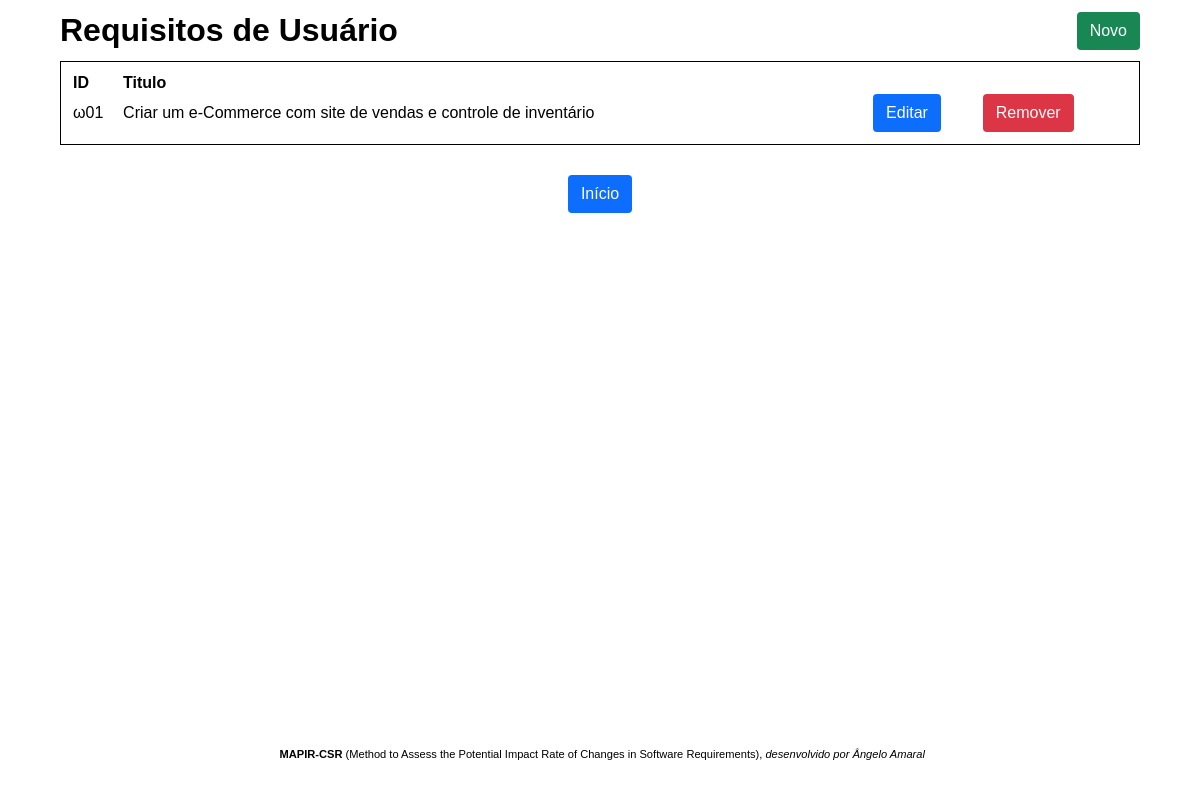
/src/pages/user/read.php, run on the app's committed database.
### tables this page shows
CREATE TABLE IF NOT EXISTS `m_requisito_usuario` (
  `ID_Req_Usu` varchar(6) NOT NULL,
  `Titulo` varchar(255) DEFAULT NULL,
  PRIMARY KEY (`ID_Req_Usu`)
);

### src/database/user.php (called while the page is built, shortened)
<?php
function readReqUsuDb($conn) {
    $requsus = [];
	$sql = "SELECT * FROM m_requisito_usuario";
	$result = mysqli_query($conn, $sql);
	$result_check = mysqli_num_rows($result);
	if($result_check > 0)
		$requsus = mysqli_fetch_all($result, MYSQLI_ASSOC);
	return $requsus;
}

### src/actions/user.php (called while the page is built, shortened)
<?php
require_once '../../database/user.php';
function readReqUsuAction($conn) {
	return readReqUsuDb($conn);
}

### src/pages/user/read.php (the view, shortened to what this page needs)
<?php
require_once '../../../config.php';
require_once '../../../src/actions/user.php';
require_once '../partials/header.php';
$users = readReqUsuAction($conn);
?>
<div class="container">
	<div class="row">
		<a href="../../pages/user/read.php"><h1>Requisitos de Usuário</h1></a>
		<a class="btn btn-success text-white" href="./create.php">Novo</a>
	</div>
	<table class="table-users">
		<tr>
			<th align="left">ID</th>
			<th align="left">Titulo</th>
		</tr>
		<?php foreach($users as $row): ?>
		<tr>
			<td class="cell"><?=htmlspecialchars($row['ID_Req_Usu'])?></td>
			<td class="cell"><?=htmlspecialchars($row['Titulo'])?></td>
			<td>
				<a class="btn btn-primary text-white" href="./edit.php?id=<?=$row['ID_Req_Usu']?>">Editar</a>
			</td>
			<td>
				<a class="btn btn-danger text-white" href="./delete.php?id=<?=$row['ID_Req_Usu']?>">Remover</a>
			</td>
		</tr>
		<?php endforeach; ?>
	</table>
</div>
<?php require_once '../partials/footer.php'; ?>

### css/style.css (style rules this page uses)
* { margin: 0px; padding: 0px; font-family: Arial, Helvetica, sans-serif; color: #000; }
a { text-decoration: none; }
.table-users, .form-div { border: solid 1px; margin-top: 1%; padding: 10px; }
.table-users { width: 100%; }
.table-users tbody tr th { text-align: left; }
.row { display: flex; justify-content: space-between; align-content: center; }
.container { padding-left: 5%; padding-right: 5%; padding-top: 1%; padding-bottom: 1%; }
.btn { display: inline-block; font-weight: 400; line-height: 1.5; text-align: center; text-decoration: none; vertical-align: middle; cursor: pointer; border: 1px solid transparent; padding: .375rem .75rem; font-size: 1rem; border-radius: .25rem; }
.btn-success { background-color: #198754; }
.btn-primary { background-color: #0d6efd; }
.btn-danger { background-color: #dc3545; }
.text-white { color: #FFF; }

### data on the page
m_requisito_usuario: ID_Req_Usu "ω01", Titulo "Criar um e-Commerce com site de vendas e controle de inventário"
